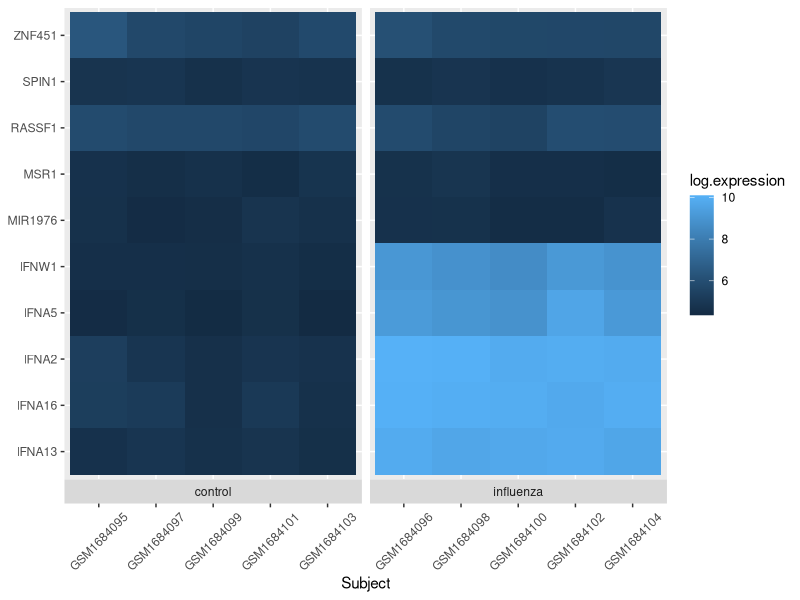
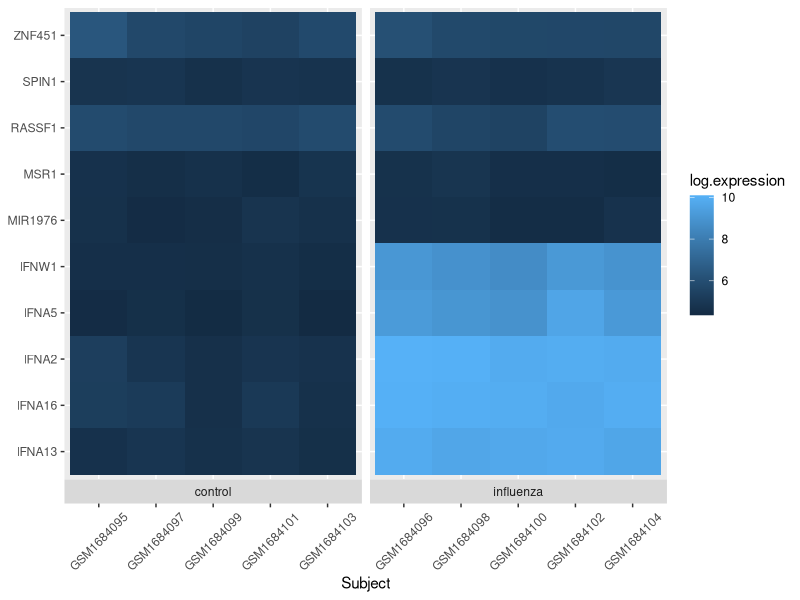

Source code (R) for these figures, in order:
# Gene expression heatmap
# Sanjay Kumar v
# sanjay.murthy.29@gmail.com
# 2023-02-21

library("tidyr")
library("ggplot2")

# Read data
exp.data <- read.csv(file = "day-9/data/GSE68849-expression.csv",
                     stringsAsFactors = TRUE)

# Transfrom data to "long" format
exp.long <- pivot_longer(data = exp.data, 
                         cols = -c(subject, treatment),
                         names_to = "gene", 
                         values_to = "expression")

# applying log transformation
exp.long$log.expression <- log(exp.long$expression)


# Visualizing the heatmap
exp.heatmap <- ggplot(data=exp.long, mapping = aes(x = subject,
                                                   y = gene,
                                                   fill = log.expression)) + geom_tile() +
  xlab(label = "Subject") + # Add a nicer x-axis title
  facet_grid(~ treatment, switch = "x", scales = "free_x", space = "free_x") + 
  theme(axis.title.y = element_blank(), # Remove the y-axis title
        axis.text.x = element_text(angle = 45, vjust = 0.5)) # Rotate the x-axis labels

exp.heatmap


# Saving the output

ggsave(filename = "day-9/output/expression-heatmap.pdf", plot = exp.heatmap)
